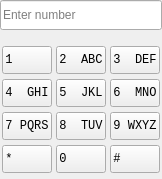
<?xml version="1.0" encoding="UTF-8"?>
<ui version="4.0">
 <class>DialerWidget</class>
 <widget class="QFrame" name="DialerWidget">
  <property name="geometry">
   <rect>
    <x>0</x>
    <y>0</y>
    <width>162</width>
    <height>179</height>
   </rect>
  </property>
  <layout class="QVBoxLayout" name="verticalLayout">
   <property name="margin">
    <number>0</number>
   </property>
   <item>
    <widget class="QLineEdit" name="lneNumber">
     <property name="sizePolicy">
      <sizepolicy hsizetype="Preferred" vsizetype="Fixed">
       <horstretch>0</horstretch>
       <verstretch>0</verstretch>
      </sizepolicy>
     </property>
     <property name="minimumSize">
      <size>
       <width>0</width>
       <height>30</height>
      </size>
     </property>
     <property name="placeholderText">
      <string>Enter number</string>
     </property>
    </widget>
   </item>
   <item>
    <spacer name="verticalSpacer">
     <property name="orientation">
      <enum>Qt::Vertical</enum>
     </property>
     <property name="sizeType">
      <enum>QSizePolicy::Preferred</enum>
     </property>
     <property name="sizeHint" stdset="0">
      <size>
       <width>20</width>
       <height>10</height>
      </size>
     </property>
    </spacer>
   </item>
   <item>
    <layout class="QHBoxLayout" name="horizontalLayout">
     <property name="spacing">
      <number>0</number>
     </property>
     <item>
      <spacer name="hspButtonsLeftSpacer">
       <property name="orientation">
        <enum>Qt::Horizontal</enum>
       </property>
       <property name="sizeHint" stdset="0">
        <size>
         <width>0</width>
         <height>20</height>
        </size>
       </property>
      </spacer>
     </item>
     <item>
      <layout class="QGridLayout" name="gltButtons">
       <property name="horizontalSpacing">
        <number>4</number>
       </property>
       <property name="verticalSpacing">
        <number>5</number>
       </property>
       <item row="0" column="0">
        <widget class="QToolButton" name="tlbNumber_1">
         <property name="minimumSize">
          <size>
           <width>50</width>
           <height>28</height>
          </size>
         </property>
         <property name="maximumSize">
          <size>
           <width>50</width>
           <height>28</height>
          </size>
         </property>
         <property name="font">
          <font>
           <family>Courier New</family>
          </font>
         </property>
         <property name="text">
          <string notr="true">1     </string>
         </property>
         <property name="iconSize">
          <size>
           <width>40</width>
           <height>16</height>
          </size>
         </property>
        </widget>
       </item>
       <item row="0" column="1">
        <widget class="QToolButton" name="tlbNumber_2">
         <property name="minimumSize">
          <size>
           <width>50</width>
           <height>28</height>
          </size>
         </property>
         <property name="maximumSize">
          <size>
           <width>50</width>
           <height>28</height>
          </size>
         </property>
         <property name="font">
          <font>
           <family>Courier New</family>
          </font>
         </property>
         <property name="text">
          <string notr="true">2  ABC</string>
         </property>
         <property name="iconSize">
          <size>
           <width>40</width>
           <height>16</height>
          </size>
         </property>
        </widget>
       </item>
       <item row="0" column="2">
        <widget class="QToolButton" name="tlbNumber_3">
         <property name="minimumSize">
          <size>
           <width>50</width>
           <height>28</height>
          </size>
         </property>
         <property name="maximumSize">
          <size>
           <width>50</width>
           <height>28</height>
          </size>
         </property>
         <property name="font">
          <font>
           <family>Courier New</family>
          </font>
         </property>
         <property name="text">
          <string notr="true">3  DEF</string>
         </property>
         <property name="iconSize">
          <size>
           <width>40</width>
           <height>16</height>
          </size>
         </property>
        </widget>
       </item>
       <item row="1" column="0">
        <widget class="QToolButton" name="tlbNumber_4">
         <property name="minimumSize">
          <size>
           <width>50</width>
           <height>28</height>
          </size>
         </property>
         <property name="maximumSize">
          <size>
           <width>50</width>
           <height>28</height>
          </size>
         </property>
         <property name="font">
          <font>
           <family>Courier New</family>
          </font>
         </property>
         <property name="text">
          <string notr="true">4  GHI</string>
         </property>
         <property name="iconSize">
          <size>
           <width>40</width>
           <height>16</height>
          </size>
         </property>
        </widget>
       </item>
       <item row="1" column="1">
        <widget class="QToolButton" name="tlbNumber_5">
         <property name="minimumSize">
          <size>
           <width>50</width>
           <height>28</height>
          </size>
         </property>
         <property name="maximumSize">
          <size>
           <width>50</width>
           <height>28</height>
          </size>
         </property>
         <property name="font">
          <font>
           <family>Courier New</family>
          </font>
         </property>
         <property name="text">
          <string notr="true">5  JKL</string>
         </property>
         <property name="iconSize">
          <size>
           <width>40</width>
           <height>16</height>
          </size>
         </property>
        </widget>
       </item>
       <item row="1" column="2">
        <widget class="QToolButton" name="tlbNumber_6">
         <property name="minimumSize">
          <size>
           <width>50</width>
           <height>28</height>
          </size>
         </property>
         <property name="maximumSize">
          <size>
           <width>50</width>
           <height>28</height>
          </size>
         </property>
         <property name="font">
          <font>
           <family>Courier New</family>
          </font>
         </property>
         <property name="text">
          <string notr="true">6  MNO</string>
         </property>
         <property name="iconSize">
          <size>
           <width>40</width>
           <height>16</height>
          </size>
         </property>
        </widget>
       </item>
       <item row="2" column="0">
        <widget class="QToolButton" name="tlbNumber_7">
         <property name="minimumSize">
          <size>
           <width>50</width>
           <height>28</height>
          </size>
         </property>
         <property name="maximumSize">
          <size>
           <width>50</width>
           <height>28</height>
          </size>
         </property>
         <property name="font">
          <font>
           <family>Courier New</family>
          </font>
         </property>
         <property name="text">
          <string notr="true">7 PQRS</string>
         </property>
         <property name="iconSize">
          <size>
           <width>40</width>
           <height>16</height>
          </size>
         </property>
        </widget>
       </item>
       <item row="2" column="1">
        <widget class="QToolButton" name="tlbNumber_8">
         <property name="minimumSize">
          <size>
           <width>50</width>
           <height>28</height>
          </size>
         </property>
         <property name="maximumSize">
          <size>
           <width>50</width>
           <height>28</height>
          </size>
         </property>
         <property name="font">
          <font>
           <family>Courier New</family>
          </font>
         </property>
         <property name="text">
          <string notr="true">8  TUV</string>
         </property>
         <property name="iconSize">
          <size>
           <width>40</width>
           <height>16</height>
          </size>
         </property>
        </widget>
       </item>
       <item row="2" column="2">
        <widget class="QToolButton" name="tlbNumber_9">
         <property name="minimumSize">
          <size>
           <width>50</width>
           <height>28</height>
          </size>
         </property>
         <property name="maximumSize">
          <size>
           <width>50</width>
           <height>28</height>
          </size>
         </property>
         <property name="font">
          <font>
           <family>Courier New</family>
          </font>
         </property>
         <property name="text">
          <string notr="true">9 WXYZ</string>
         </property>
         <property name="iconSize">
          <size>
           <width>40</width>
           <height>16</height>
          </size>
         </property>
        </widget>
       </item>
       <item row="3" column="0">
        <widget class="QToolButton" name="tlbNumber_10">
         <property name="minimumSize">
          <size>
           <width>50</width>
           <height>28</height>
          </size>
         </property>
         <property name="maximumSize">
          <size>
           <width>50</width>
           <height>28</height>
          </size>
         </property>
         <property name="font">
          <font>
           <family>Courier New</family>
          </font>
         </property>
         <property name="text">
          <string notr="true">*     </string>
         </property>
         <property name="iconSize">
          <size>
           <width>40</width>
           <height>16</height>
          </size>
         </property>
        </widget>
       </item>
       <item row="3" column="1">
        <widget class="QToolButton" name="tlbNumber_11">
         <property name="minimumSize">
          <size>
           <width>50</width>
           <height>28</height>
          </size>
         </property>
         <property name="maximumSize">
          <size>
           <width>50</width>
           <height>28</height>
          </size>
         </property>
         <property name="font">
          <font>
           <family>Courier New</family>
          </font>
         </property>
         <property name="text">
          <string notr="true">0     </string>
         </property>
         <property name="iconSize">
          <size>
           <width>40</width>
           <height>16</height>
          </size>
         </property>
        </widget>
       </item>
       <item row="3" column="2">
        <widget class="QToolButton" name="tlbNumber_12">
         <property name="minimumSize">
          <size>
           <width>50</width>
           <height>28</height>
          </size>
         </property>
         <property name="maximumSize">
          <size>
           <width>50</width>
           <height>28</height>
          </size>
         </property>
         <property name="font">
          <font>
           <family>Courier New</family>
          </font>
         </property>
         <property name="text">
          <string notr="true">#     </string>
         </property>
         <property name="iconSize">
          <size>
           <width>40</width>
           <height>16</height>
          </size>
         </property>
        </widget>
       </item>
      </layout>
     </item>
     <item>
      <spacer name="hspButtonsRightSpacer">
       <property name="orientation">
        <enum>Qt::Horizontal</enum>
       </property>
       <property name="sizeHint" stdset="0">
        <size>
         <width>0</width>
         <height>20</height>
        </size>
       </property>
      </spacer>
     </item>
    </layout>
   </item>
   <item>
    <spacer name="vspVerticalSpacer">
     <property name="orientation">
      <enum>Qt::Vertical</enum>
     </property>
     <property name="sizeHint" stdset="0">
      <size>
       <width>20</width>
       <height>0</height>
      </size>
     </property>
    </spacer>
   </item>
  </layout>
 </widget>
 <layoutdefault spacing="6" margin="11"/>
 <tabstops>
  <tabstop>lneNumber</tabstop>
  <tabstop>tlbNumber_1</tabstop>
  <tabstop>tlbNumber_2</tabstop>
  <tabstop>tlbNumber_3</tabstop>
  <tabstop>tlbNumber_4</tabstop>
  <tabstop>tlbNumber_5</tabstop>
  <tabstop>tlbNumber_6</tabstop>
  <tabstop>tlbNumber_7</tabstop>
  <tabstop>tlbNumber_8</tabstop>
  <tabstop>tlbNumber_9</tabstop>
  <tabstop>tlbNumber_10</tabstop>
  <tabstop>tlbNumber_11</tabstop>
  <tabstop>tlbNumber_12</tabstop>
 </tabstops>
 <resources/>
 <connections/>
</ui>
